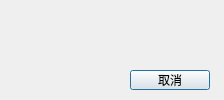
<?xml version="1.0" encoding="UTF-8"?>
<ui version="4.0">
 <class>Waiting</class>
 <widget class="QDialog" name="Waiting">
  <property name="windowModality">
   <enum>Qt::ApplicationModal</enum>
  </property>
  <property name="geometry">
   <rect>
    <x>0</x>
    <y>0</y>
    <width>224</width>
    <height>100</height>
   </rect>
  </property>
  <property name="windowTitle">
   <string>等待中</string>
  </property>
  <property name="modal">
   <bool>true</bool>
  </property>
  <widget class="QLabel" name="label">
   <property name="geometry">
    <rect>
     <x>9</x>
     <y>9</y>
     <width>206</width>
     <height>56</height>
    </rect>
   </property>
   <property name="text">
    <string/>
   </property>
  </widget>
  <widget class="QPushButton" name="pushButton">
   <property name="geometry">
    <rect>
     <x>130</x>
     <y>70</y>
     <width>80</width>
     <height>20</height>
    </rect>
   </property>
   <property name="text">
    <string>取消</string>
   </property>
  </widget>
 </widget>
 <resources/>
 <connections/>
</ui>
